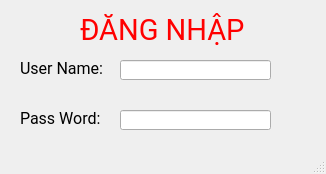
<?xml version="1.0" encoding="UTF-8"?>
<ui version="4.0">
 <class>MainWindow</class>
 <widget class="QMainWindow" name="MainWindow">
  <property name="geometry">
   <rect>
    <x>0</x>
    <y>0</y>
    <width>326</width>
    <height>174</height>
   </rect>
  </property>
  <property name="windowTitle">
   <string>mindX Login</string>
  </property>
  <widget class="QWidget" name="centralwidget">
   <widget class="QLabel" name="label">
    <property name="geometry">
     <rect>
      <x>80</x>
      <y>10</y>
      <width>201</width>
      <height>41</height>
     </rect>
    </property>
    <property name="font">
     <font>
      <family>Roboto</family>
      <pointsize>22</pointsize>
     </font>
    </property>
    <property name="styleSheet">
     <string notr="true">color: red;</string>
    </property>
    <property name="text">
     <string>ĐĂNG NHẬP</string>
    </property>
    <property name="scaledContents">
     <bool>true</bool>
    </property>
   </widget>
   <widget class="QLineEdit" name="lineEdit">
    <property name="geometry">
     <rect>
      <x>120</x>
      <y>60</y>
      <width>151</width>
      <height>20</height>
     </rect>
    </property>
   </widget>
   <widget class="QLineEdit" name="lineEdit_2">
    <property name="geometry">
     <rect>
      <x>120</x>
      <y>110</y>
      <width>151</width>
      <height>20</height>
     </rect>
    </property>
   </widget>
   <widget class="QLabel" name="label_2">
    <property name="geometry">
     <rect>
      <x>20</x>
      <y>60</y>
      <width>111</width>
      <height>16</height>
     </rect>
    </property>
    <property name="font">
     <font>
      <family>Roboto</family>
      <pointsize>12</pointsize>
     </font>
    </property>
    <property name="text">
     <string>User Name: </string>
    </property>
   </widget>
   <widget class="QLabel" name="label_3">
    <property name="geometry">
     <rect>
      <x>20</x>
      <y>110</y>
      <width>121</width>
      <height>16</height>
     </rect>
    </property>
    <property name="font">
     <font>
      <family>Roboto</family>
      <pointsize>12</pointsize>
     </font>
    </property>
    <property name="text">
     <string>Pass Word: </string>
    </property>
   </widget>
  </widget>
  <widget class="QMenuBar" name="menubar">
   <property name="geometry">
    <rect>
     <x>0</x>
     <y>0</y>
     <width>326</width>
     <height>18</height>
    </rect>
   </property>
  </widget>
  <widget class="QStatusBar" name="statusbar"/>
 </widget>
 <resources/>
 <connections/>
</ui>
